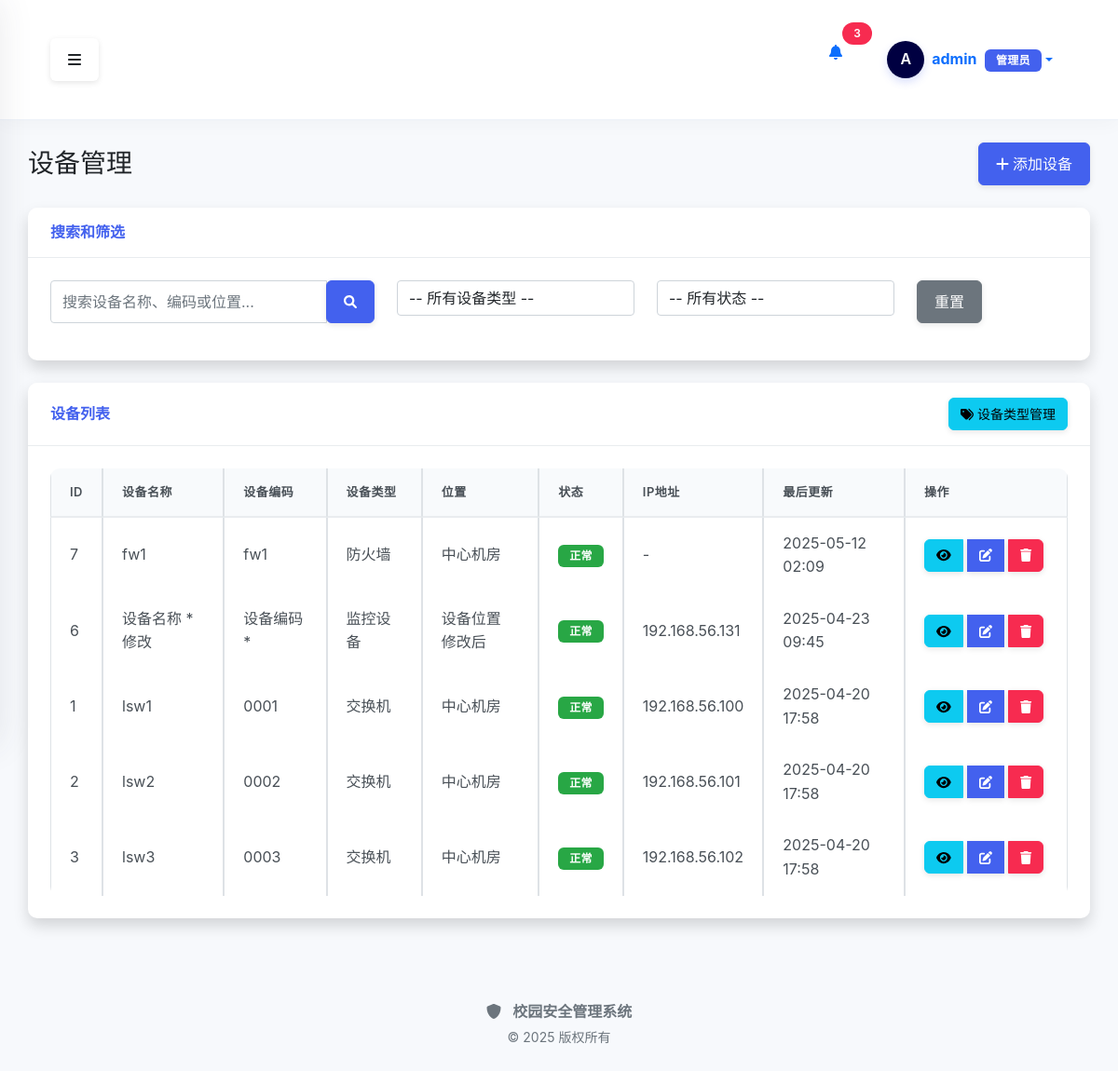
The app's page /device/ (signed in), older data.
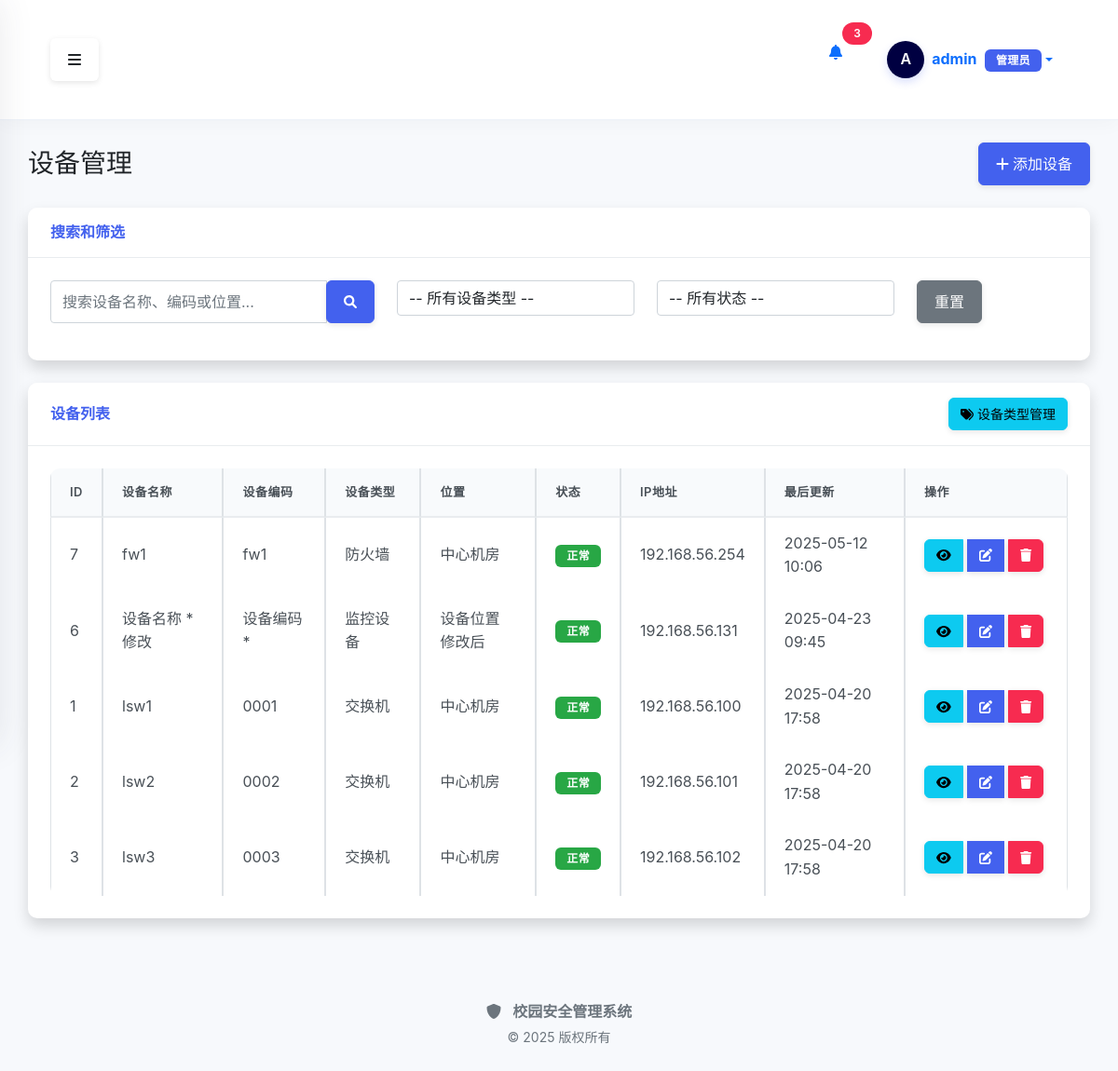
The same page, newer data.
### src/models/device.py (models this page shows, shortened)
class Device(BaseModel):
    __tablename__ = 'devices'
    __table_args__ = {'extend_existing': True}  # 确保可以扩展现有表
    id = db.Column(db.Integer, primary_key=True)
    name = db.Column(db.String(100), nullable=False)
    ip_address = db.Column(db.String(20), nullable=False)
    type_id = db.Column(db.Integer, db.ForeignKey('device_types.id'))
    location = db.Column(db.String(100))
    status = db.Column(db.String(20), default='正常')
    serial_number = db.Column(db.String(50), nullable=True)
    firmware_version = db.Column(db.String(50), nullable=True)
    device_code = db.Column(db.String(50), nullable=True, unique=True)
    mac_address = db.Column(db.String(20), nullable=True)
    manufacturer = db.Column(db.String(100), nullable=True)
    model = db.Column(db.String(100), nullable=True)
    purchase_date = db.Column(db.Date, nullable=True)
    warranty_period = db.Column(db.Integer, nullable=True)  # 保修期（月）
    notes = db.Column(db.Text, nullable=True)
    username = db.Column(db.String(50), default='admin', nullable=True)
    password = db.Column(db.String(100), default='admin123', nullable=True)
    port = db.Column(db.Integer, default=22, nullable=True)
    connection_protocol = db.Column(db.String(20), default='ssh', nullable=True)  # ssh, telnet, snmp

class DeviceType(BaseModel):
    __tablename__ = 'device_types'
    id = db.Column(db.Integer, primary_key=True)
    name = db.Column(db.String(50), nullable=False, unique=True)
    description = db.Column(db.String(200))
    devices = db.relationship('Device', backref='type', lazy=True)

### src/modules/device/routes.py (the view)
@device_bp.route('/')
@login_required
def index():
    page = request.args.get('page', 1, type=int)
    per_page = request.args.get('per_page', 10, type=int)
    search_query = request.args.get('search', '')
    device_type = request.args.get('type', '')
    status = request.args.get('status', '')
    query = Device.query
    if search_query:
        query = query.filter(
            (Device.name.like(f'%{search_query}%')) |
            (Device.device_code.like(f'%{search_query}%')) |
            (Device.location.like(f'%{search_query}%'))
        )
    if device_type:
        query = query.filter(Device.type_id == device_type)
    if status:
        query = query.filter(Device.status == status)
    query = query.options(joinedload(Device.type))
    pagination = query.order_by(desc(Device.updated_at)).paginate(
        page=page, per_page=per_page, error_out=False
    )
    devices = pagination.items
    device_types = DeviceType.query.all()
    status_options = db.session.query(Device.status).distinct().all()
    status_options = [status[0] for status in status_options if status[0]]  # 过滤掉空值
    if not status_options:
        status_options = ['正常', '维修中', '闲置', '报废']
    return render_template(
        'device/index.html',
        devices=devices,
        pagination=pagination,
        device_types=device_types,
        status_options=status_options,
        search_query=search_query,
        selected_type=device_type,
        selected_status=status
    )

### src/modules/policy/__init__.py (called while the page is built)
def init_app(app):
    app.register_blueprint(policy_bp)
    app.register_blueprint(policy_template_bp)
    app.register_blueprint(policy_deploy_bp)
    app.register_blueprint(policy_view_bp)
    global _template_directory_ensured
    if not _template_directory_ensured:
        from src.modules.policy.templates import ensure_template_directory
        ensure_template_directory()
        _template_directory_ensured = True
        app.logger.info("策略模板目录检查完成")
    @app.before_request
    def ensure_scheduler_running():
        from flask import g
        if not hasattr(g, 'scheduler_started'):
            with app.app_context():
                scheduler = get_scheduler()
                if scheduler.enabled and not scheduler.running:
                    scheduler.start()
            g.scheduler_started = True

### src/modules/policy/services/policy_sync_scheduler.py (called while the page is built)
def get_scheduler() -> PolicySyncScheduler:
    global _scheduler_instance
    if _scheduler_instance is None:
        _scheduler_instance = PolicySyncScheduler()
    return _scheduler_instance

### src/modules/device/templates/device/index.html (shortened to what the changed rows need)
{% extends "base.html" %}
{% block content %}
<div class="container-fluid">
    <div class="d-flex justify-content-between align-items-center mb-4">
        <h1 class="h3 mb-0 text-gray-800">设备管理</h1>
    </div>
    <div class="card shadow mb-4">
        <div class="card-body">
            <div class="table-responsive">
                <table class="table table-bordered" width="100%" cellspacing="0">
                    <thead>
                        <tr>
                            <th>ID</th>
                            <th>设备名称</th>
                            <th>设备编码</th>
                            <th>设备类型</th>
                            <th>位置</th>
                            <th>状态</th>
                            <th>IP地址</th>
                            <th>最后更新</th>
                            <th>操作</th>
                        </tr>
                    </thead>
                    <tbody>
                        {% if devices %}
                            {% for device in devices %}
                            <tr>
                                <td>{{ device.id }}</td>
                                <td>{{ device.name }}</td>
                                <td>{{ device.device_code }}</td>
                                <td>{{ device.type.name if device.type else '-' }}</td>
                                <td>{{ device.location or '-' }}</td>
                                <td>
                                    {% if device.status == '正常' %}
                                    <span class="badge badge-success" style="display: inline-block !important; visibility: visible !important; color: white !important; background-color: #28a745 !important;">正常</span>
                                    {% elif device.status == '维修中' %}
                                    <span class="badge badge-warning" style="display: inline-block !important; visibility: visible !important; color: white !important; background-color: #ffc107 !important;">维修中</span>
                                    {% elif device.status == '报废' %}
                                    <span class="badge badge-danger" style="display: inline-block !important; visibility: visible !important; color: white !important; background-color: #dc3545 !important;">报废</span>
                                    {% elif device.status == '闲置' %}
                                    <span class="badge badge-info" style="display: inline-block !important; visibility: visible !important; color: white !important; background-color: #17a2b8 !important;">闲置</span>
                                    {% else %}
                                    <span class="badge badge-secondary" style="display: inline-block !important; visibility: visible !important; color: white !important; background-color: #6c757d !important;">{{ device.status or '未知' }}</span>
                                    {% endif %}
                                </td>
                                <td>{{ device.ip_address or '-' }}</td>
                                <td>{{ device.updated_at.strftime('%Y-%m-%d %H:%M') if device.updated_at else '-' }}</td>
                                <td>
                                    <div class="btn-group">
                                        <a href="{{ url_for('device.view', device_id=device.id) }}"
                                           class="btn btn-info btn-sm" title="查看详情">
                                            <i class="fas fa-eye"></i>
                                        </a>
                                        <a href="{{ url_for('device.edit', device_id=device.id) }}"
                                           class="btn btn-primary btn-sm" title="编辑">
                                            <i class="fas fa-edit"></i>
                                        </a>
                                        <button type="button" class="btn btn-danger btn-sm"
                                                onclick="confirmDelete('{{ device.id }}', '{{ device.name }}')" title="删除">
                                            <i class="fas fa-trash"></i>
                                        </button>
                                    </div>
                                </td>
                            </tr>
                            {% endfor %}
                        {% else %}
                            <tr>
                                <td colspan="9" class="text-center">没有找到设备记录</td>
                            </tr>
                        {% endif %}
                    </tbody>
                </table>
            </div>
        </div>
    </div>
</div>
{% endblock %}

Row changes from the older to the newer data that the page shows:
changed Device "fw1": ip_address "-" → "192.168.56.254"; updated_at "2025-05-12 02:09" → "2025-05-12 10:06"
